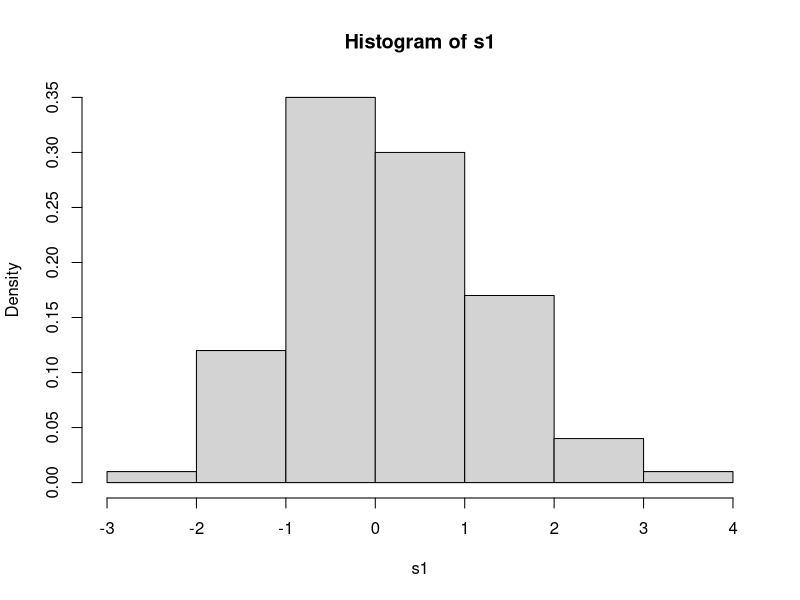
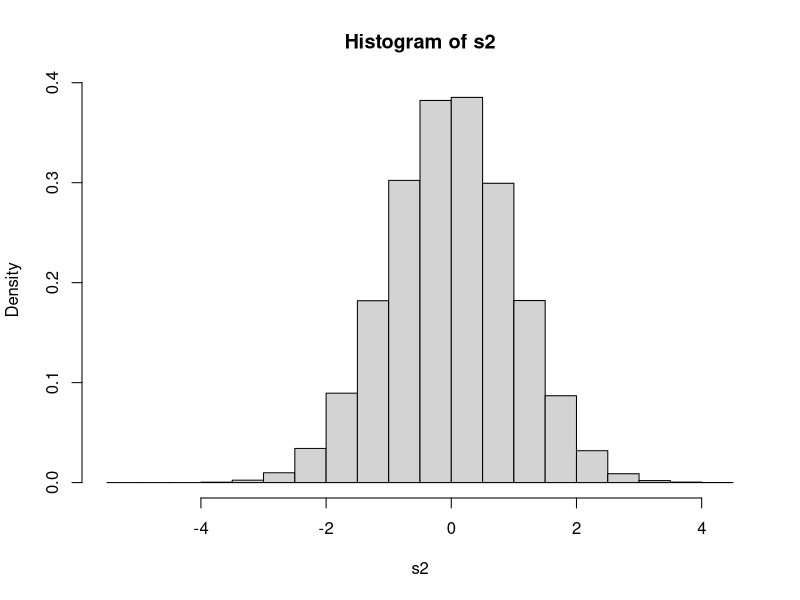
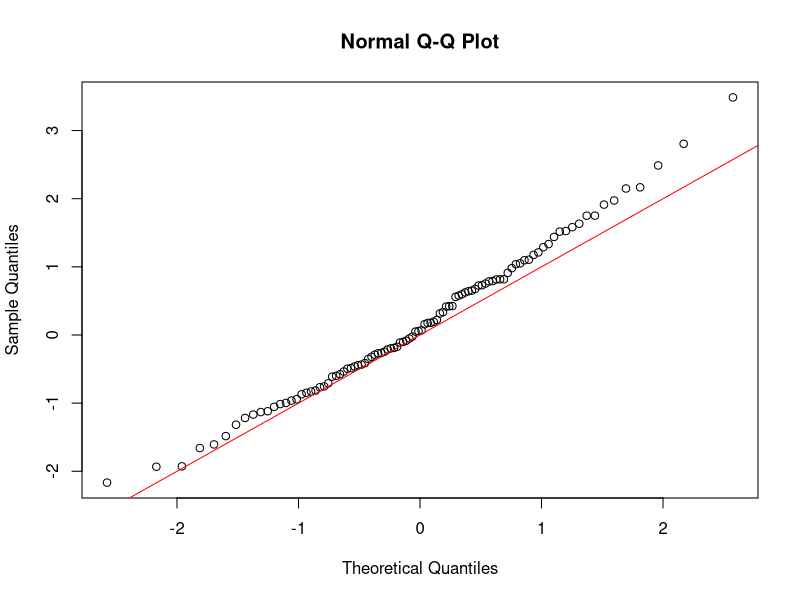
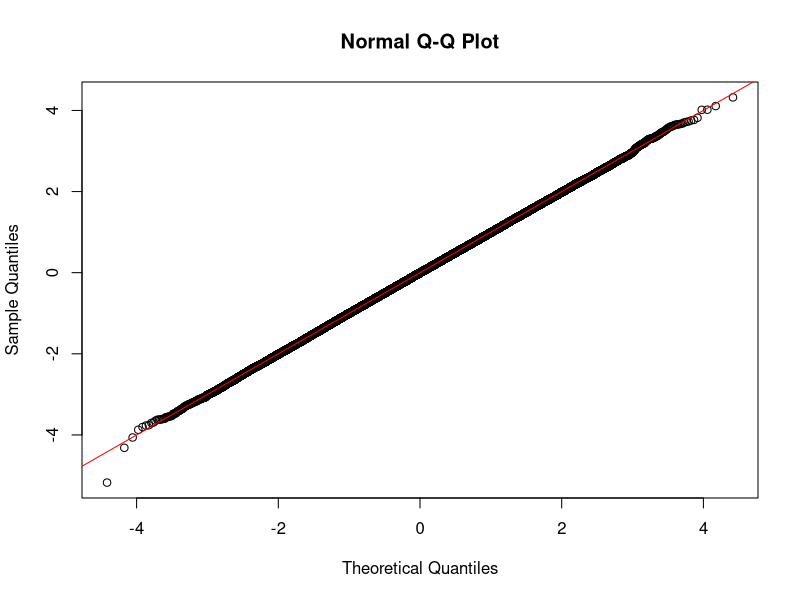
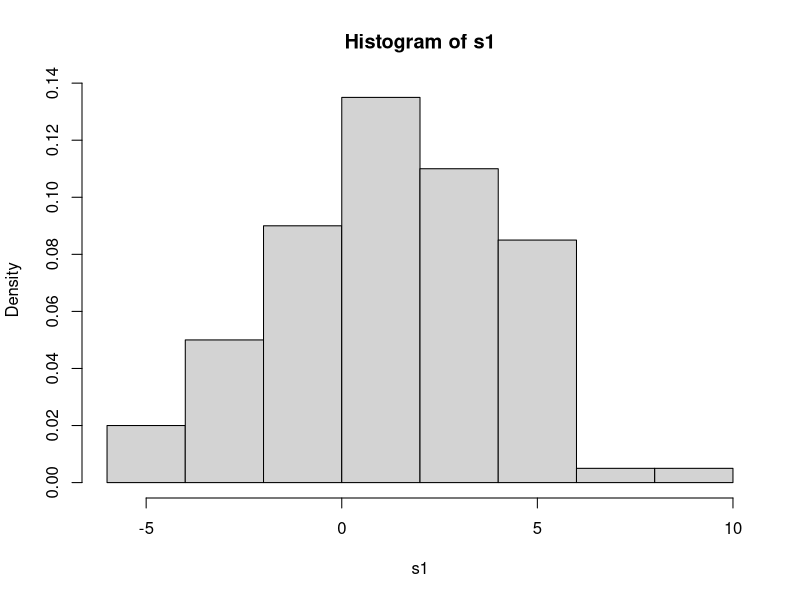
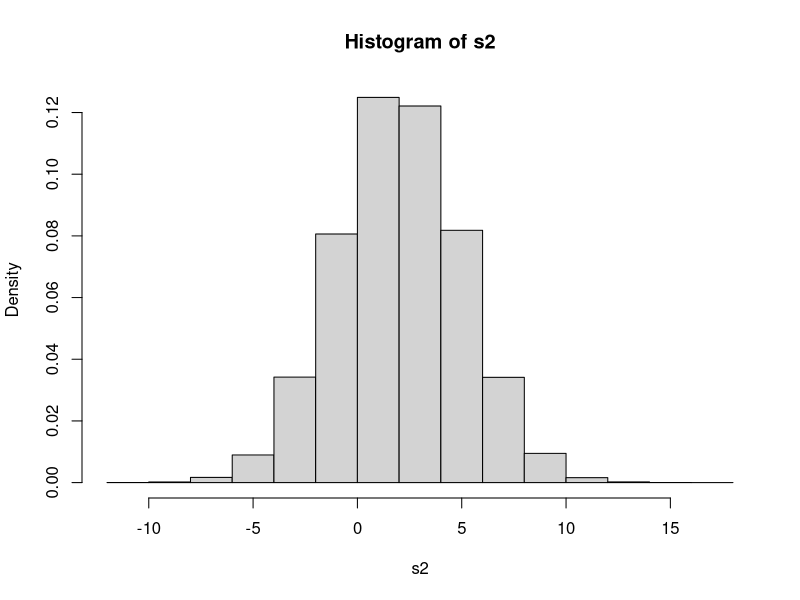
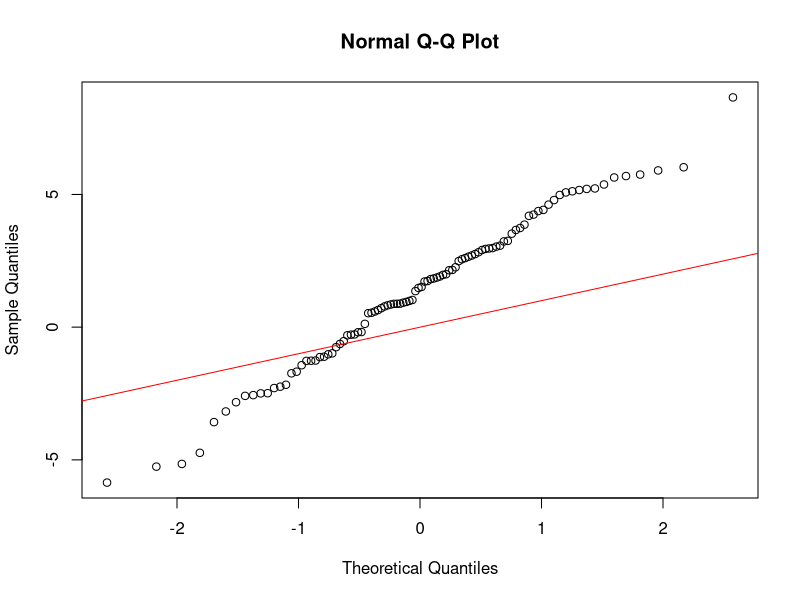
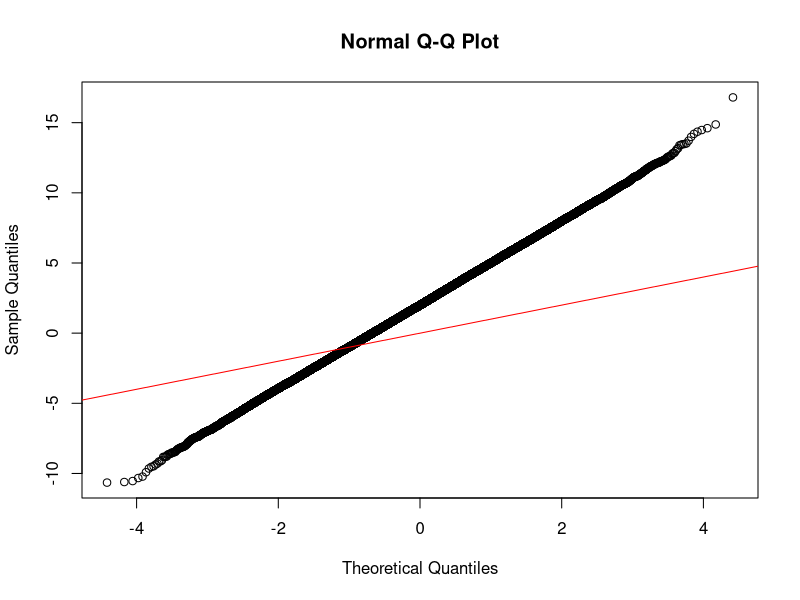

Reproduce these figures in R, in order.
## ---- chunk 1

part1 = function(mean=0, sd=1) {
  s1 = rnorm(100, mean=mean, sd=sd)
  s2 = rnorm(100000, mean=mean, sd=sd)
  
  # make histograms
  hist(s1, freq=F)
  hist(s2, freq=F)

  # make qqplots to verify samples appear to come from norm. dist.
   #dist = function(x, mean, sd) {
   #  return rnorm(x, mean=mean, sd=sd)
   #}
  
  # making qplot against std. norm. dist.
  qqnorm(s1)
  abline(0, 1, col = 'red')
  qqnorm(s2)
  abline(0, 1, col = 'red')
  
  prob1 = pnorm(-0.5)
  print(sprintf("prob (x < -0.5) = %.4f", prob1))
  
  prob2 = pnorm(2) - pnorm(-1)
  print(sprintf("prob (-1 < x < 2) = %.4f", prob2))
  
  # note that qnorm does the opposite:
  #  qnorm(pnorm(-0.5)) = -0.5
  
  # estimate these probabilities using data from samples:
  est1a = sum(s1 < -0.5) / length(s1)
  est1b = sum(s2 < -0.5) / length(s2)
  print(sprintf("estimate 1a: %.4f, estimate1b: %.4f", est1a, est1b))
  
  est2a = (sum(s1 < 2) - sum(s1 < -1)) / length(s1)
  est2b = (sum(s2 < 2) - sum(s2 < -1)) / length(s2)
  print(sprintf("estimate 2a: %.4f, estimate2b: %.4f", est2a, est2b))
}

part1()

# generate two samples from std. norm. dist.
## ---- chunk 2

part1(mean=2, sd=3)

# TODO: compute 95% confidence interval
